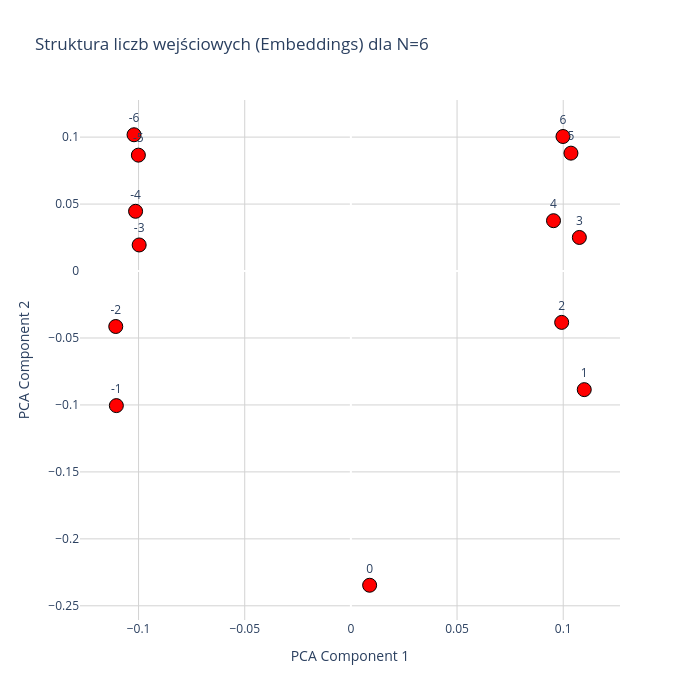

Notebook code for this chart:
### Code cell
model, N = GetModelFromConfig("")

model_path = r"checkpoint_epoch_5000.pt"

checkpoint = torch.load(model_path, map_location="cpu")

model_weights = checkpoint["model_state_dict"]
model.load_state_dict(model_weights)

plot_input_only_plotly(model, N=N)

### Figure 1 — Plotly figure (JSON) as saved in the notebook; plotly's stock layout.template omitted (floating-point values rounded to 4 significant figures)
{"data": [{"hoverinfo": "text", "hovertext": ["Wartość wejściowa: -6<br>Index w embed: 66", "Wartość wejściowa: -5<br>Index w embed: 67", "Wartość wejściowa: -4<br>Index w embed: 68", "Wartość wejściowa: -3<br>Index w embed: 69", "Wartość wejściowa: -2<br>Index w embed: 70", "Wartość wejściowa: -1<br>Index w embed: 71", "Wartość wejściowa: 0<br>Index w embed: 72", "Wartość wejściowa: 1<br>Index w embed: 73", "Wartość wejściowa: 2<br>Index w embed: 74", "Wartość wejściowa: 3<br>Index w embed: 75", "Wartość wejściowa: 4<br>Index w embed: 76", "Wartość wejściowa: 5<br>Index w embed: 77", "Wartość wejściowa: 6<br>Index w embed: 78"], "marker": {"color": "red", "line": {"color": "black", "width": 1}, "size": 14}, "mode": "markers+text", "text": ["-6", "-5", "-4", "-3", "-2", "-1", "0", "1", "2", "3", "4", "5", "6"], "textposition": "top center", "type": "scatter", "x": [-0.1021, -0.1001, -0.1014, -0.09971, -0.1107, -0.1105, 0.008824, 0.1099, 0.09927, 0.1076, 0.09542, 0.1036, 0.09988], "y": [0.1018, 0.08653, 0.0446, 0.01946, -0.04143, -0.1005, -0.2346, -0.08857, -0.03836, 0.02507, 0.0376, 0.08803, 0.1005]}], "layout": {"height": 700, "plot_bgcolor": "white", "title": {"text": "Struktura liczb wejściowych (Embeddings) dla N=6"}, "width": 700, "xaxis": {"gridcolor": "lightgray", "showgrid": true, "title": {"text": "PCA Component 1"}}, "yaxis": {"gridcolor": "lightgray", "showgrid": true, "title": {"text": "PCA Component 2"}}}}
